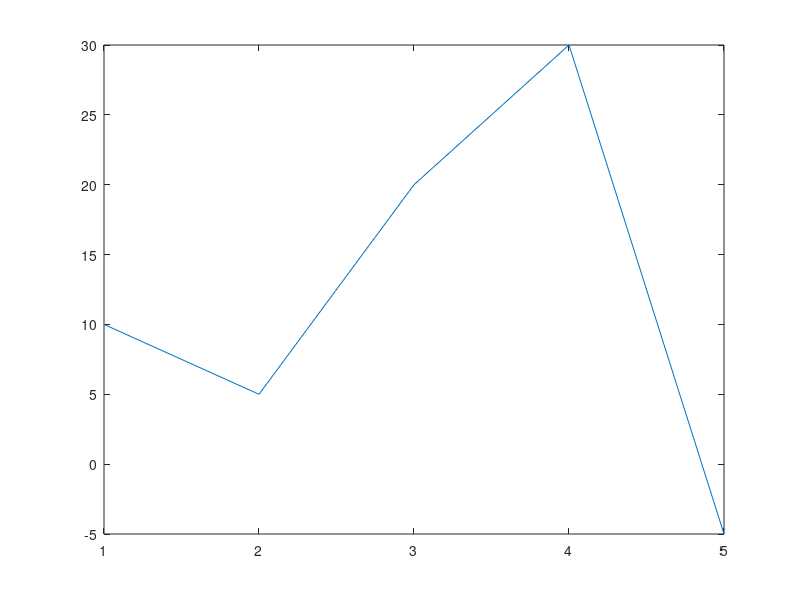

This chart was generated by the following MATLAB code: (Note: this script raises an error after producing the figure.)
close all
clear all

dx = 1

l = plot([10,5,20,30,-5])
l.Color = ['red']
l.LineStyle = 'none';
l.LineWidth = 5;
l.Marker = 'o';

a = l.Parent;
f = a.Parent;

f.Name = 'Gabino'
f.NumberTitle = 'off'

a.XLim = [1 60];
a.YLim = [-10 40];

a.Box = 'on'
l.XData = l.XData + .001
fps = 60
k=0

for k = 1:1000
    if l.XData(1) > a.XLim(2)
        dx = -dx
    else
        if l.XData(5) < a.XLim(1)
            dx = -dx
        end
    end
    l.XData = l.XData + dx;
    pause(1/fps);
end
